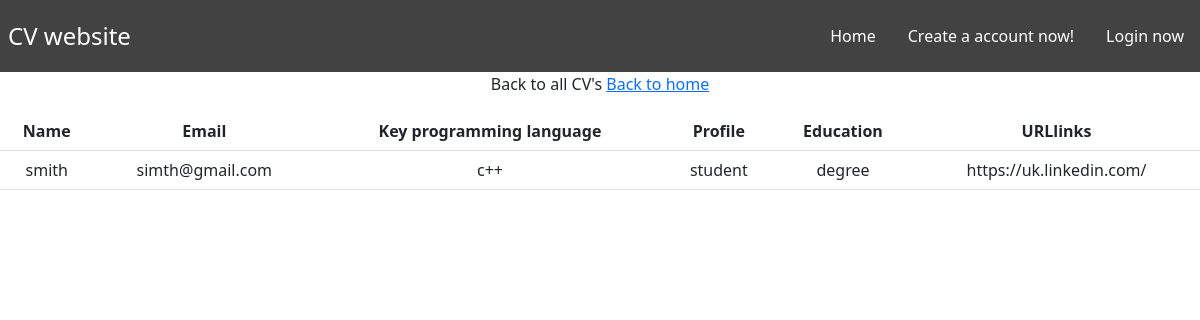
Page /cv_details.php?id=4 on the committed database.
### tables this page shows
CREATE TABLE `cvs` (
  `id` bigint(20) UNSIGNED NOT NULL,
  `name` varchar(100) NOT NULL,
  `email` varchar(100) NOT NULL,
  `password` varchar(255) NOT NULL,
  `keyprogramming` varchar(255) DEFAULT NULL,
  `profile` varchar(500) DEFAULT NULL,
  `education` varchar(500) DEFAULT NULL,
  `URLlinks` varchar(500) DEFAULT NULL
);

### cv_details.php (the view, shortened to what this page needs)
<html lang="en">
<head>
    <link href="https://cdn.jsdelivr.net/npm/bootstrap@5.1.3/dist/css/bootstrap.min.css" rel="stylesheet">
    <link href="style.css" rel="stylesheet">
</head>
<body class="body-style">
    <nav class="navbar">
		<div class="brand-title">CV website</div>
		<div class="navbar-links">
			<ul>
            <?php
				if(isset($_SESSION['username'])) {
					echo "<li><a href='index.php'>Home</a></li>";
					echo "<li><a href='update_cv.php'>Update your CV</a></li>";
					echo "<li><a href='logout.php'>Log out</a></li>";
				} else {
					echo "<li><a href='index.php'>Home</a></li>";
					echo "<li><a href='register_form.php'>Create a account now!</a></li>";
					echo "<li><a href='login_form.php'>Login now</a></li>";
				}
			?>
			</ul>
		</div>
	</nav>
    <table cellspacing="0"  cellpadding="5" class="table" >
	<tr><th align='left'><b>Name</b></th>
    <th align='left'><b>Email</b></th>
    <th align='left'><b>Key programming language</b></th></th>
    <th align='left'><b>Profile</b></th></th>
    <th align='left'><b>Education</b></th></th>
    <th align='left'><b>URLlinks</b></th></tr>
    <?php
        require_once ('connectdb.php');
        if(isset($_GET['id'])) {
            $cvID = $_GET['id'];
            $sql = "SELECT * FROM cvs where id = :id";
            $stmt = $db->prepare($sql);
            $stmt->bindparam(':id', $cvID);
            $stmt->execute();
            $result = $stmt->fetch();
        } else {
            echo "Error";
        }
		echo  "<tr><td align='left'>" . $result['name'] . "</td>";
		echo  "<td align='left'>" . $result['email'] . "</td>";
		echo  "<td align='left'>" . $result['keyprogramming'] . "</td>";
		echo  "<td align='left'>" . $result['profile'] . "</td>";
		echo  "<td align='left'>" . $result['education'] . "</td>";
		echo "<td align='left'>". $result['URLlinks'] . "</td>";
    ?>
    <p>Back to all CV's <a href="index.php">Back to home</a></p>
</body>
</html>

### style.css (style rules this page uses)
* { box-sizing: border-box; text-align: center; }
.body-style { margin: 0; padding: 0; }
.navbar { display: flex; justify-content: space-between; align-items: center; background-color: #424242; color: white; }
.brand-title { font-size: 1.5rem; margin: 0.5rem; }
.navbar-links ul { margin: 0; padding: 0; display: flex; }
.navbar-links li { list-style: none; }
.navbar-links li a { text-decoration: none; color: white; padding: 1rem; display: block; }
.table { margin: auto; }

### rows in the picture
cvs: name "smith", email "simth@gmail.com", keyprogramming "c++", profile "student", education "degree", URLlinks "https://uk.linkedin.com/"
